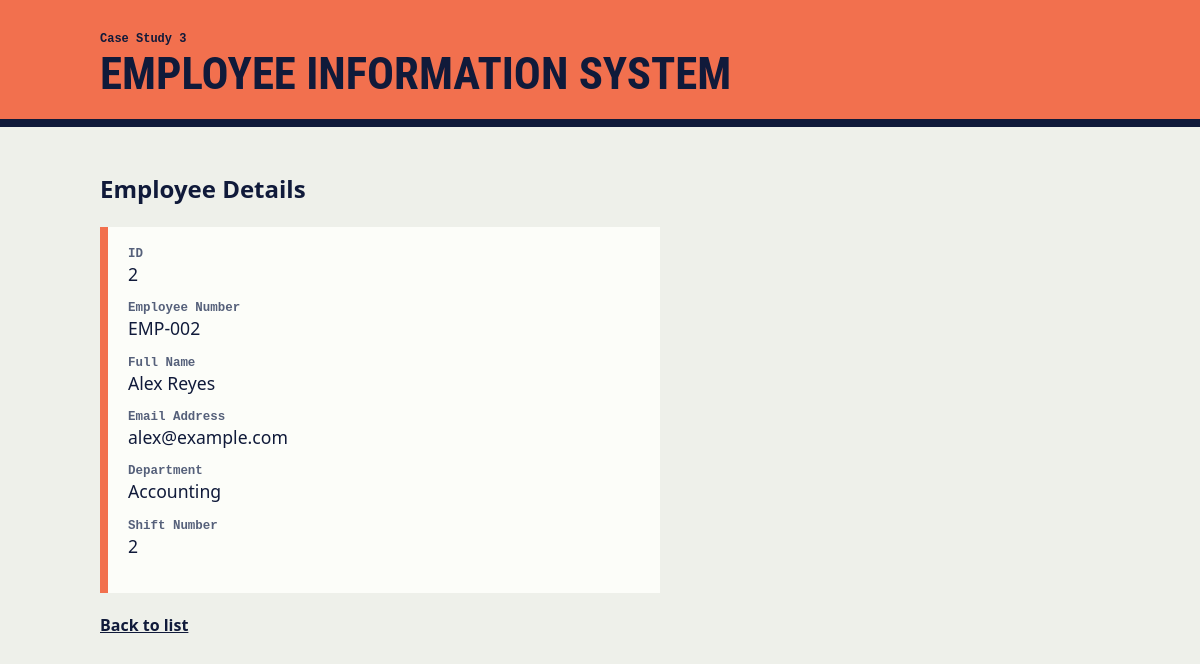
Screenshot of /employee-system/view.php?id=2 with the database file from the repository.
### tables this page shows
CREATE TABLE employees (
    id INT AUTO_INCREMENT PRIMARY KEY,
    employee_number VARCHAR(30) NOT NULL,
    full_name VARCHAR(100) NOT NULL,
    email VARCHAR(100) NOT NULL,
    department VARCHAR(100) NOT NULL,
    shift_number INT NOT NULL
);

### employee-system/view.php (the view, shortened to what this page needs)
<?php
require_once 'config.php';
function e($value): string
{
    return htmlspecialchars((string) $value, ENT_QUOTES, 'UTF-8');
}
$id = filter_var($_GET['id'] ?? '', FILTER_VALIDATE_INT, ['options' => ['min_range' => 1]]);
$record = false;
if ($id !== false) {
    $statement = $pdo->prepare('SELECT * FROM employees WHERE id = :id');
    $statement->execute([':id' => $id]);
    $record = $statement->fetch();
}
    ?>
<!DOCTYPE html>
<html lang="en">
<head>
    <link rel="stylesheet" href="../assets/crud.css">
</head>
<body class="case-3">
<header>
    <p class="case-no">Case Study 3</p>
    <h1>Employee Information System</h1>
</header>
<main>
    <h2>Employee Details</h2>
    <dl>
        <dt>ID</dt>
        <dd><?= e($record['id']) ?></dd>
        <dt>Employee Number</dt>
        <dd><?= e($record['employee_number']) ?></dd>
        <dt>Full Name</dt>
        <dd><?= e($record['full_name']) ?></dd>
        <dt>Email Address</dt>
        <dd><?= e($record['email']) ?></dd>
        <dt>Department</dt>
        <dd><?= e($record['department']) ?></dd>
        <dt>Shift Number</dt>
        <dd><?= e($record['shift_number']) ?></dd>
    </dl>
    <p><a href="index.php">Back to list</a></p>
</main>
</body>
</html>

### assets/crud.css (style rules this page uses)
:root { --ink: #101a3a; --folder: #f4b223; }
.case-3 { --folder: #f2704e; }
* { box-sizing: border-box; }
body { margin: 0; font-family: "IBM Plex Sans", "Segoe UI", Arial, sans-serif; background: #eef0ea; color: var(--ink); line-height: 1.5; }
header { background: var(--folder); border-bottom: 8px solid var(--ink); padding: 18px max(16px, calc((100% - 1000px) / 2)) 22px; }
h1 { font-family: "Arial Narrow", "Roboto Condensed", Impact, sans-serif; font-size: clamp(1.8rem, 5vw, 2.8rem); text-transform: uppercase; line-height: 1.05; margin: 4px 0 0; }
.case-no { font: 600 .75rem Consolas, monospace; margin: 14px 0 0; }
main { max-width: 1032px; margin: 0 auto; padding: 24px 16px 60px; }
a { color: var(--ink); font-weight: 600; }
form, dl { background: #fcfdf9; border-left: 8px solid var(--folder); padding: 20px; max-width: 560px; }
label, dt { font: 600 .78rem Consolas, monospace; }
dl { margin: 0 0 20px; }
dt { color: #55607a; }
dd { margin: 0 0 14px; font-size: 1.1rem; overflow-wrap: anywhere; }

### rows the page displays
employees: id "2", employee_number "EMP-002", full_name "Alex Reyes", email "alex@example.com", department "Accounting", shift_number "2"
